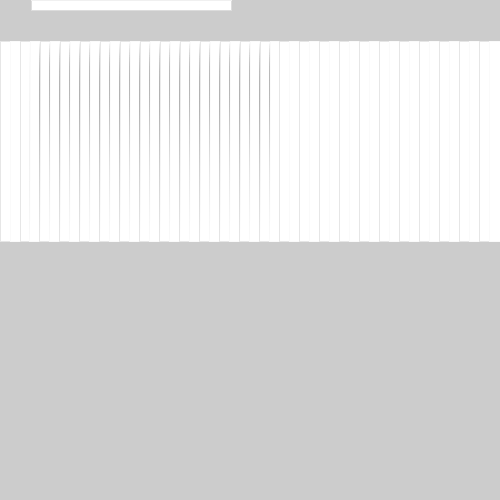
Frame 1 (no input)
Frame 60 (the mouse pressed at the canvas centre just before this capture): identical to frame 1, image omitted
Frame 120 (the mouse held since frame 60 and released just before this capture): identical to frame 1, image omitted

The Processing sketch that drew this single still picture (run headless with seeded random() and noise(); from frame 60 on, the mouse is pressed at the canvas centre):

// Processing sketch: functionCustom
// ── functionCustom.pde
void setup(){
  size(500,500);
  
}
void draw(){
  for(int x = 0; x < 500; x += 10){
    for(int l = 0; l < 255; l += 10){
    circleDraw(x,l);
    }
  }
}


void circleDraw(int x, int l){
  translate(10,10);
  rotate(PI/2);
  stroke(l);
  int y = y = width/12;
  rect(x,y, 200, 200);
  println(l);
}
